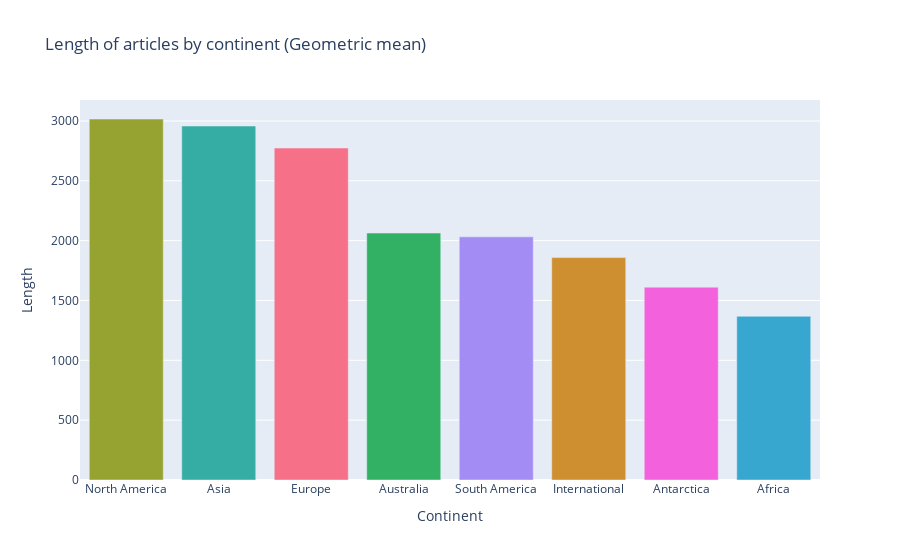

The cell this chart's notebook holds for it:
### Code cell
fig = px.bar(
    x=continent_length.index,
    y=continent_length.values.reshape(continent_length.shape[0]),
    labels={"x": "Continent", "y": "Length"},
    title="Length of articles by continent (Geometric mean)",
    color=[continents_colors_int[continent] for continent in continent_length.index],
    color_discrete_map="identity"
)

fig.update_layout(showlegend=False)

file_path = os.path.join(plots_path, "average_length_of_articles_by_continent.html")
fig.write_html(file_path)

fig.show()

### Figure 1 — Plotly figure (JSON) as saved in the notebook; plotly's stock layout.template omitted (floating-point values rounded to 4 significant figures)
{"data": [{"alignmentgroup": "True", "hovertemplate": "Continent=%{x}<br>Length=%{y}<extra></extra>", "legendgroup": "", "marker": {"color": "#96a331", "pattern": {"shape": ""}}, "name": "", "offsetgroup": "", "orientation": "v", "showlegend": false, "textposition": "auto", "type": "bar", "x": ["North America"], "xaxis": "x", "y": [3016.0], "yaxis": "y"}, {"alignmentgroup": "True", "hovertemplate": "Continent=%{x}<br>Length=%{y}<extra></extra>", "legendgroup": "", "marker": {"color": "#35aca4", "pattern": {"shape": ""}}, "name": "", "offsetgroup": "", "orientation": "v", "showlegend": false, "textposition": "auto", "type": "bar", "x": ["Asia"], "xaxis": "x", "y": [2958.0], "yaxis": "y"}, {"alignmentgroup": "True", "hovertemplate": "Continent=%{x}<br>Length=%{y}<extra></extra>", "legendgroup": "", "marker": {"color": "#f67088", "pattern": {"shape": ""}}, "name": "", "offsetgroup": "", "orientation": "v", "showlegend": false, "textposition": "auto", "type": "bar", "x": ["Europe"], "xaxis": "x", "y": [2774.0], "yaxis": "y"}, {"alignmentgroup": "True", "hovertemplate": "Continent=%{x}<br>Length=%{y}<extra></extra>", "legendgroup": "", "marker": {"color": "#32b165", "pattern": {"shape": ""}}, "name": "", "offsetgroup": "", "orientation": "v", "showlegend": false, "textposition": "auto", "type": "bar", "x": ["Australia"], "xaxis": "x", "y": [2063.0], "yaxis": "y"}, {"alignmentgroup": "True", "hovertemplate": "Continent=%{x}<br>Length=%{y}<extra></extra>", "legendgroup": "", "marker": {"color": "#a38cf4", "pattern": {"shape": ""}}, "name": "", "offsetgroup": "", "orientation": "v", "showlegend": false, "textposition": "auto", "type": "bar", "x": ["South America"], "xaxis": "x", "y": [2032.0], "yaxis": "y"}, {"alignmentgroup": "True", "hovertemplate": "Continent=%{x}<br>Length=%{y}<extra></extra>", "legendgroup": "", "marker": {"color": "#ce8f31", "pattern": {"shape": ""}}, "name": "", "offsetgroup": "", "orientation": "v", "showlegend": false, "textposition": "auto", "type": "bar", "x": ["International"], "xaxis": "x", "y": [1859.0], "yaxis": "y"}, {"alignmentgroup": "True", "hovertemplate": "Continent=%{x}<br>Length=%{y}<extra></extra>", "legendgroup": "", "marker": {"color": "#f461dd", "pattern": {"shape": ""}}, "name": "", "offsetgroup": "", "orientation": "v", "showlegend": false, "textposition": "auto", "type": "bar", "x": ["Antarctica"], "xaxis": "x", "y": [1611.0], "yaxis": "y"}, {"alignmentgroup": "True", "hovertemplate": "Continent=%{x}<br>Length=%{y}<extra></extra>", "legendgroup": "", "marker": {"color": "#38a7d0", "pattern": {"shape": ""}}, "name": "", "offsetgroup": "", "orientation": "v", "showlegend": false, "textposition": "auto", "type": "bar", "x": ["Africa"], "xaxis": "x", "y": [1368.0], "yaxis": "y"}], "layout": {"barmode": "relative", "legend": {"tracegroupgap": 0}, "showlegend": false, "title": {"text": "Length of articles by continent (Geometric mean)"}, "xaxis": {"anchor": "y", "domain": [0, 1], "title": {"text": "Continent"}}, "yaxis": {"anchor": "x", "domain": [0, 1], "title": {"text": "Length"}}}}
